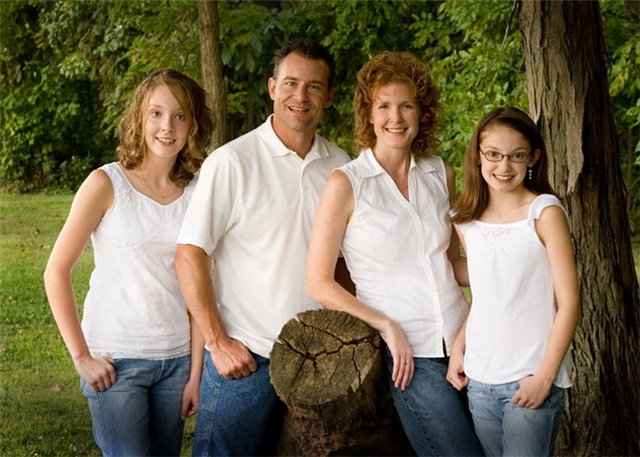
#> input picture opencv/ff5362a027d21.jpg, 640 x 457 px
$ python main.py
#> lines starting #> are read from the running program, lines starting #| are printed output that depends on the picture; after the words box and inside, x2 and y2 are one past the last pixel; in counts of white or black regions, pixels touching at a corner belong together
import cv2

imagePath = 'ff5362a027d21.jpg'
cascPath = 'haarcascade_frontalface_default.xml'

faceCascade = cv2.CascadeClassifier(cascPath)

image = cv2.imread(imagePath)
#> image is the input picture: shape (457, 640, 3); mean B, G, R 84.8, 109.4, 118
gray = cv2.cvtColor(image, cv2.COLOR_BGR2GRAY)
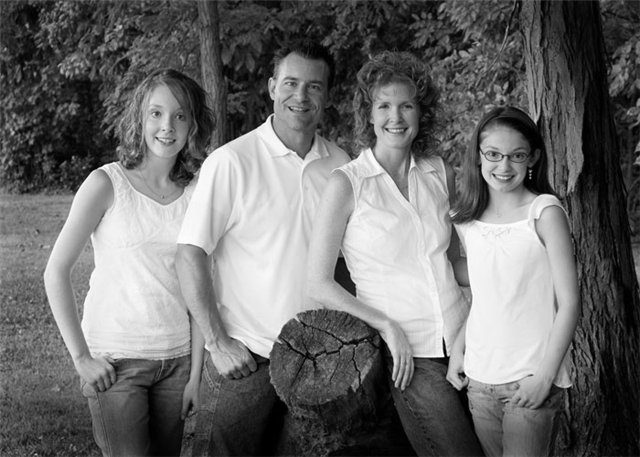
#> gray: shape (457, 640); min 0, max 255, mean 109.2

faces = faceCascade.detectMultiScale(
    gray,
    scaleFactor=1.1,
    minNeighbors=5,
    minSize=(30, 30)
)
#> faces = [[269, 59, 65, 65], [364, 84, 60, 60], [472, 131, 62, 62], [130, 89, 66, 66]]

print ("Found {0} faces!".format(len(faces)))
#| Found 4 faces!

# Draw a rectangle around the faces
for (x, y, w, h) in faces:
    cv2.rectangle(image, (x, y), (x+w, y+h), (0, 255, 0), 2)
#> this loop made 4 passes
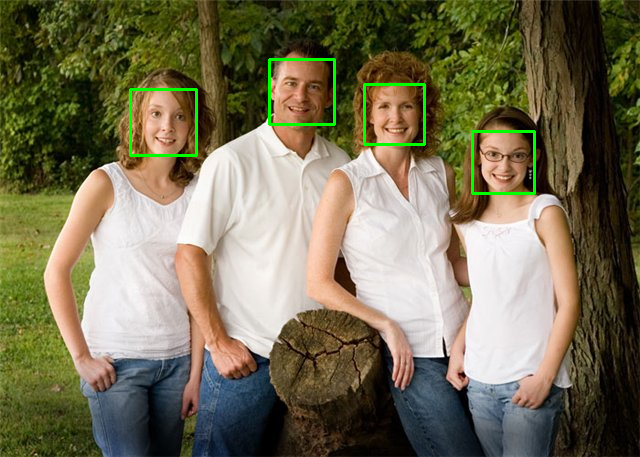
#> image: shape (457, 640, 3); 1.03% of pixels changed, all inside (x1, y1, x2, y2) = (129, 58, 536, 195)

cv2.imshow("Faces found", image)
cv2.waitKey(0)
